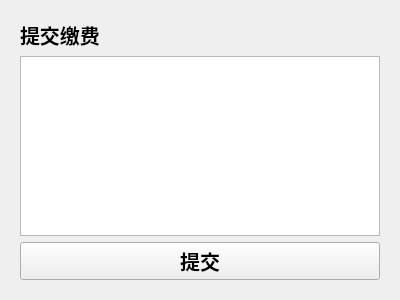
<?xml version="1.0" encoding="UTF-8"?>
<ui version="4.0">
 <class>paymentManagement</class>
 <widget class="paymentManagement" name="paymentManagement">
  <property name="geometry">
   <rect>
    <x>0</x>
    <y>0</y>
    <width>400</width>
    <height>300</height>
   </rect>
  </property>
  <property name="windowTitle">
   <string>paymentManagement</string>
  </property>
  <layout class="QVBoxLayout" name="verticalLayout">
   <item>
    <widget class="QStackedWidget" name="stackedWidget">
     <widget class="QWidget" name="pageOfRaisePayment">
      <layout class="QVBoxLayout" name="verticalLayout_3" stretch="1,0,2">
       <item>
        <widget class="QLabel" name="label_2">
         <property name="font">
          <font>
           <family>Arial</family>
           <pointsize>15</pointsize>
           <weight>75</weight>
           <bold>true</bold>
          </font>
         </property>
         <property name="text">
          <string>提交缴费</string>
         </property>
        </widget>
       </item>
       <item>
        <widget class="QTableWidget" name="recordOfRaise"/>
       </item>
       <item>
        <widget class="QPushButton" name="btnOfRaise">
         <property name="font">
          <font>
           <family>Arial</family>
           <pointsize>15</pointsize>
           <weight>75</weight>
           <bold>true</bold>
          </font>
         </property>
         <property name="text">
          <string>提交</string>
         </property>
        </widget>
       </item>
      </layout>
     </widget>
     <widget class="QWidget" name="pageOfBill">
      <layout class="QVBoxLayout" name="verticalLayout_4" stretch="1,0">
       <item>
        <widget class="QLabel" name="label_3">
         <property name="font">
          <font>
           <family>Arial</family>
           <pointsize>15</pointsize>
           <weight>75</weight>
           <bold>true</bold>
          </font>
         </property>
         <property name="text">
          <string>水电账单查询</string>
         </property>
        </widget>
       </item>
       <item>
        <widget class="QTableWidget" name="recordOfBill"/>
       </item>
      </layout>
     </widget>
     <widget class="QWidget" name="pageOfSearchPayment">
      <layout class="QVBoxLayout" name="verticalLayout_2" stretch="1,0">
       <item>
        <widget class="QLabel" name="label">
         <property name="font">
          <font>
           <family>Arial</family>
           <pointsize>15</pointsize>
           <weight>75</weight>
           <bold>true</bold>
          </font>
         </property>
         <property name="text">
          <string>查询缴费记录</string>
         </property>
        </widget>
       </item>
       <item>
        <widget class="QTableWidget" name="recordOfPayment"/>
       </item>
      </layout>
     </widget>
    </widget>
   </item>
  </layout>
 </widget>
 <customwidgets>
  <customwidget>
   <class>paymentManagement</class>
   <extends>QWidget</extends>
   <header>paymentmanagement.h</header>
   <container>1</container>
  </customwidget>
 </customwidgets>
 <resources/>
 <connections/>
</ui>
